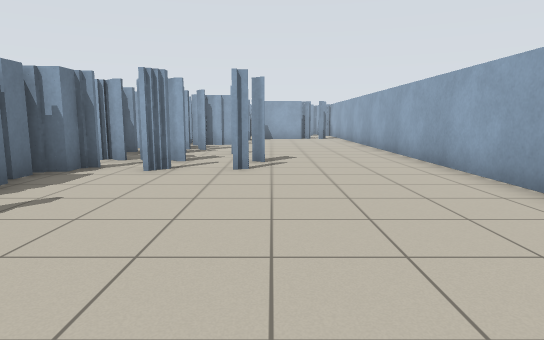
[1] (above)

16 first-person views from a walk through a world built for the Player/Stage simulator. The camera is 1 m above the floor, tilts 8° down and sees 75° across. The lines on the ground mark 1 m squares. The floor is counted in squares, 1 m on a side. Each view is taken from the middle of a square. On the plan, view 1 faces up. The plan holds only what a view shows up to about 13 squares ahead; the rest is blank. Robots are left out.

[2]
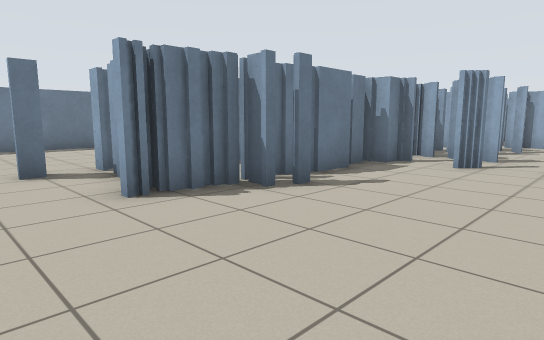

[3]
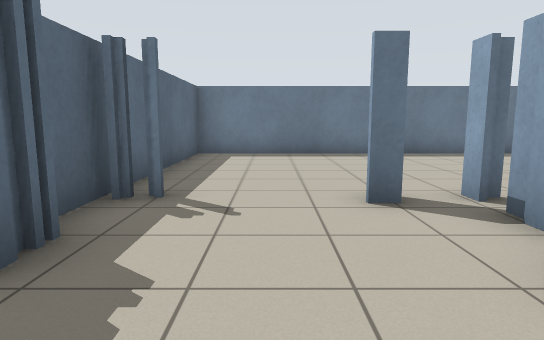

[4]
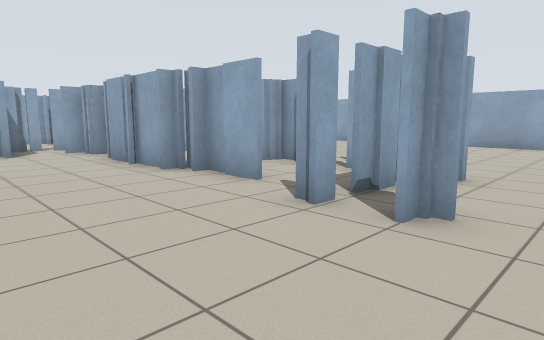

[5]
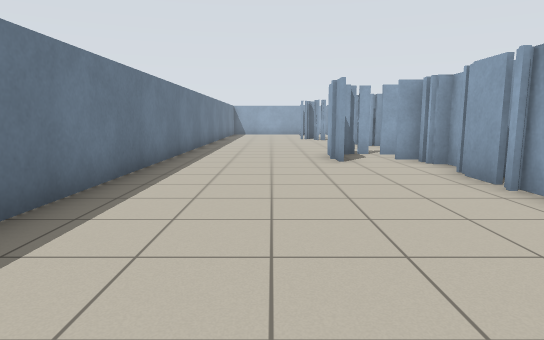

[6]
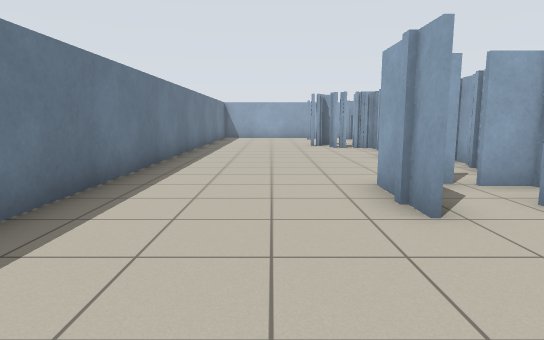

[7]
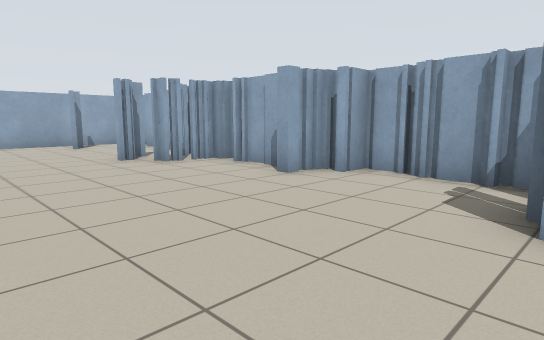

[8]
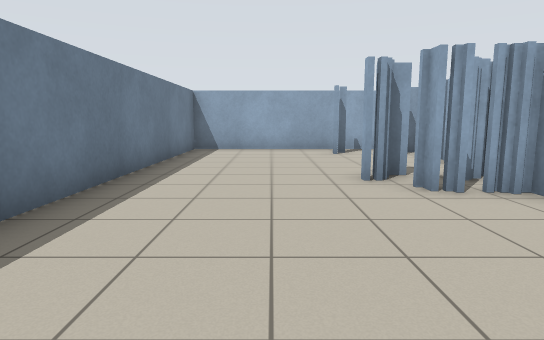

[9]
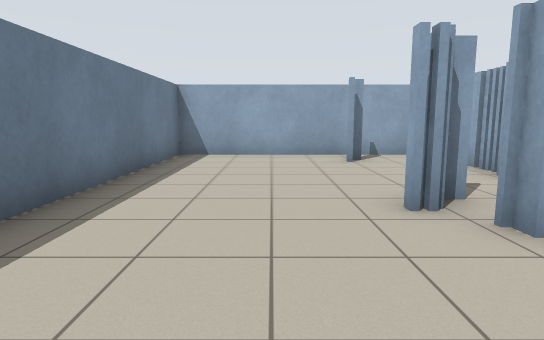

[10]
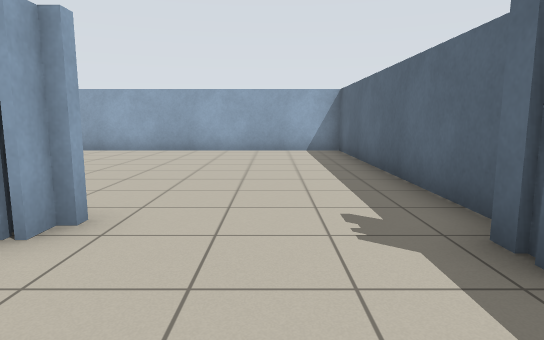

[11]
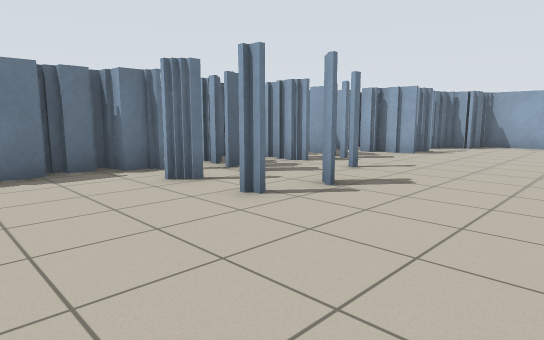

[12]
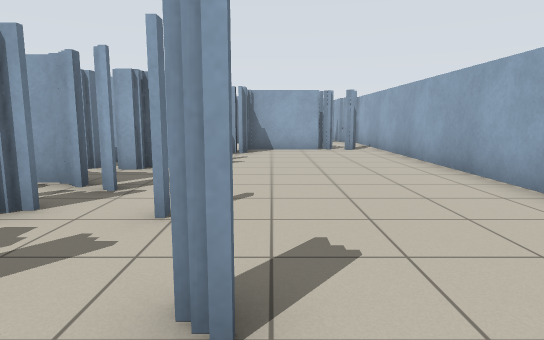

[13]
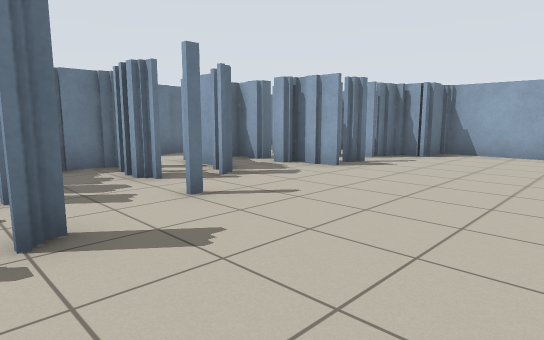

[14]
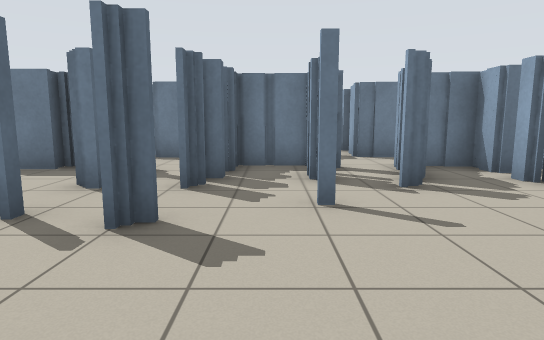

[15]
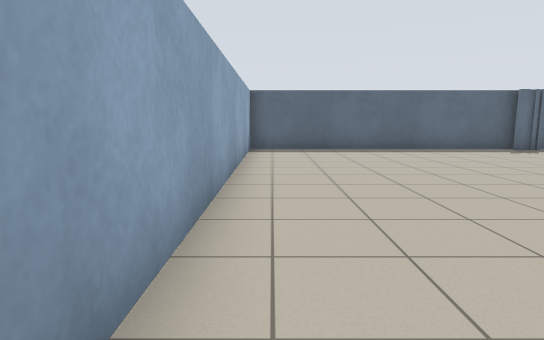

[16]
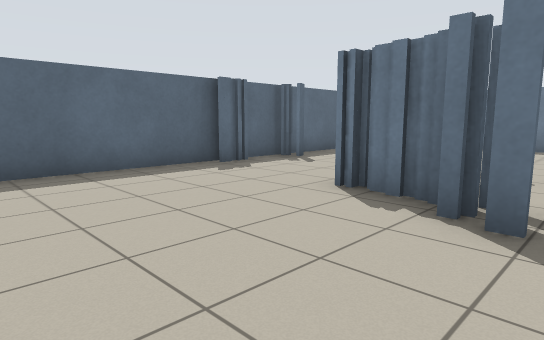

### Floor plan
Key: @ floor where view 1 was taken; # wall or solid block; x gap in a wall; . floor.
Columns run from 14 left of view 1 to 4 right of it. Each row starts with its distance up from view 1.
 28 ########
 27 #.......
 26 #....#.##
 25 #......##
 24 #.......#
 23 #......##
 22 #......#
 21 #....###
 20 #....###
 19 #......#     ######
 18 #......#    ##....#
 17 #.....##   ##.....#
 16 #......##  #......#
 15 #.......#  ##.....#
 14 #......#####......#
 13 #....###.###......#
 12 #....###...#......#
 11 #....### ###.#....#
 10 #......# #........#
  9 #......# ###..#...#
  8 #......#..........#
  7 #......#..#.......#
  6 #......# ##.......#
  5 #......# ##.......#
  4 #......#.#........#
  3 #........##.......#
  2 #......xx##.......#
  1 #........#........#
  0 #......#......@...#
 -1 #.................#
 -2 #.................#
 -3 ###################

Where each view was taken, in squares from view 1:
view 1: 0 up, 0 right, facing up
view 2: 1 down, 0 right, facing up-left
view 3: 1 down, 3 left, facing left
view 4: 1 down, 11 left, facing up-right
view 5: 2 up, 11 left, facing up
view 6: 7 up, 11 left, facing up
view 7: 12 up, 13 left, facing up-right
view 8: 15 up, 11 left, facing up
view 9: 17 up, 11 left, facing up
view 10: 1 down, 8 left, facing right
view 11: 4 up, 3 right, facing up-left
view 12: 7 up, 0 right, facing up
view 13: 8 up, 3 right, facing up-left
view 14: 10 up, 3 right, facing left
view 15: 9 up, 3 right, facing down
view 16: 4 up, 0 right, facing down-left
